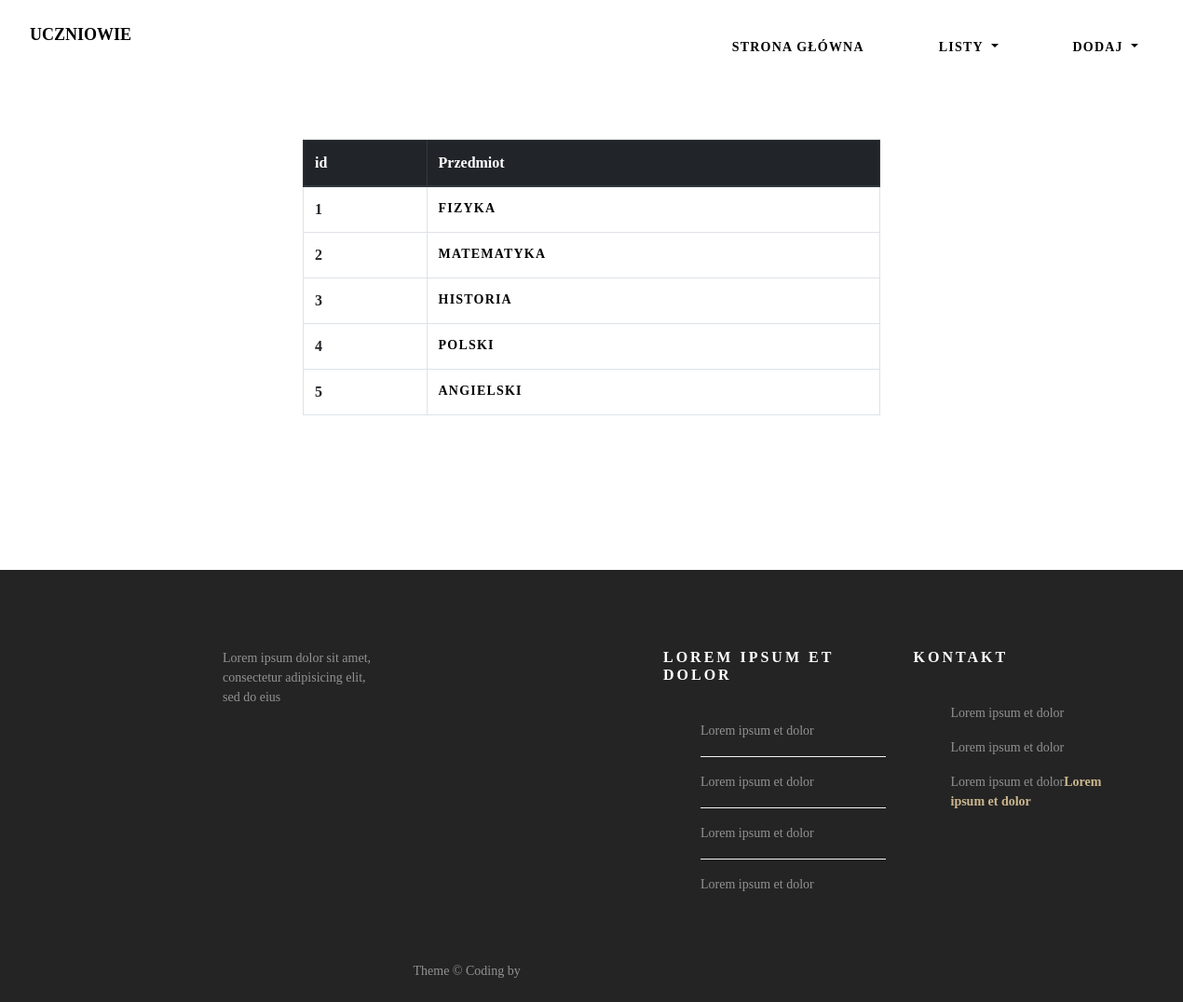
The page /lista_przedmiotow on the database its author committed.
### modele.py (models this page shows)
class BazaModel(Model):
    class Meta:
        database = baza

class Subject(BazaModel):
    subject_name = CharField(null=False)

### views.py (the view)
@app.route("/lista_przedmiotow")
def lista_przedmiotow():
    subjects = Subject.select()
    return render_template('lista_przedmiotow.html', subjects=subjects)

### app.py (called while the page is built)
@app.before_request
def before_request():
    g.db = baza
    g.db.connect(reuse_if_open=True)

@app.after_request
def after_request(response):
    g.db.close()
    return response

### templates/lista_przedmiotow.html (shortened to what this page needs)
{% extends "szablon.html"%}
{% block tresc%}
<div class="row">
    <div class="col-lg-6 mx-auto">
        <table class="table table-bordered">
            <thead class="thead-dark">
                <tr>
                    <th scope="col">id</th>
                    <th scope="col">Przedmiot</th>
                </tr>
            </thead>
            <tbody>
                {% for s in subjects %}
                <tr>
                    <th scope="row">{{s}}</th>
                    <td>{{s.subject_name}}</td>
                    {% endfor %}
                </tr>
            </tbody>
        </table>
    </div>
</div>
{% endblock%}

### static/css/style.css (style rules this page uses)
:root { --primary: #e8e8e8; --dark: rgba(36,36,36); --light: #fff; --shadow: 0 1px 5px rgba(129, 127, 127, 0.7); --main: #ccb78f; }
* { box-sizing: border-box; }
html { margin: 0; padding: 0; width: 100%; height: 100vh; background-color: var(--light); }
body { margin: 0; padding: 0; width: 100%; height: 100vh; font-family: Poppins; font-weight: 400; background-color: var(--light); }
table tbody a, table tbody td { color: #000; text-transform: uppercase; text-decoration: none; font-size: 14px; letter-spacing: 1.2px; font-weight: 600; }

### rows shown on the page
Subject: id "1", subject_name "FIZYKA"
Subject: id "2", subject_name "MATEMATYKA"
Subject: id "3", subject_name "HISTORIA"
Subject: id "4", subject_name "POLSKI"
Subject: id "5", subject_name "ANGIELSKI"
